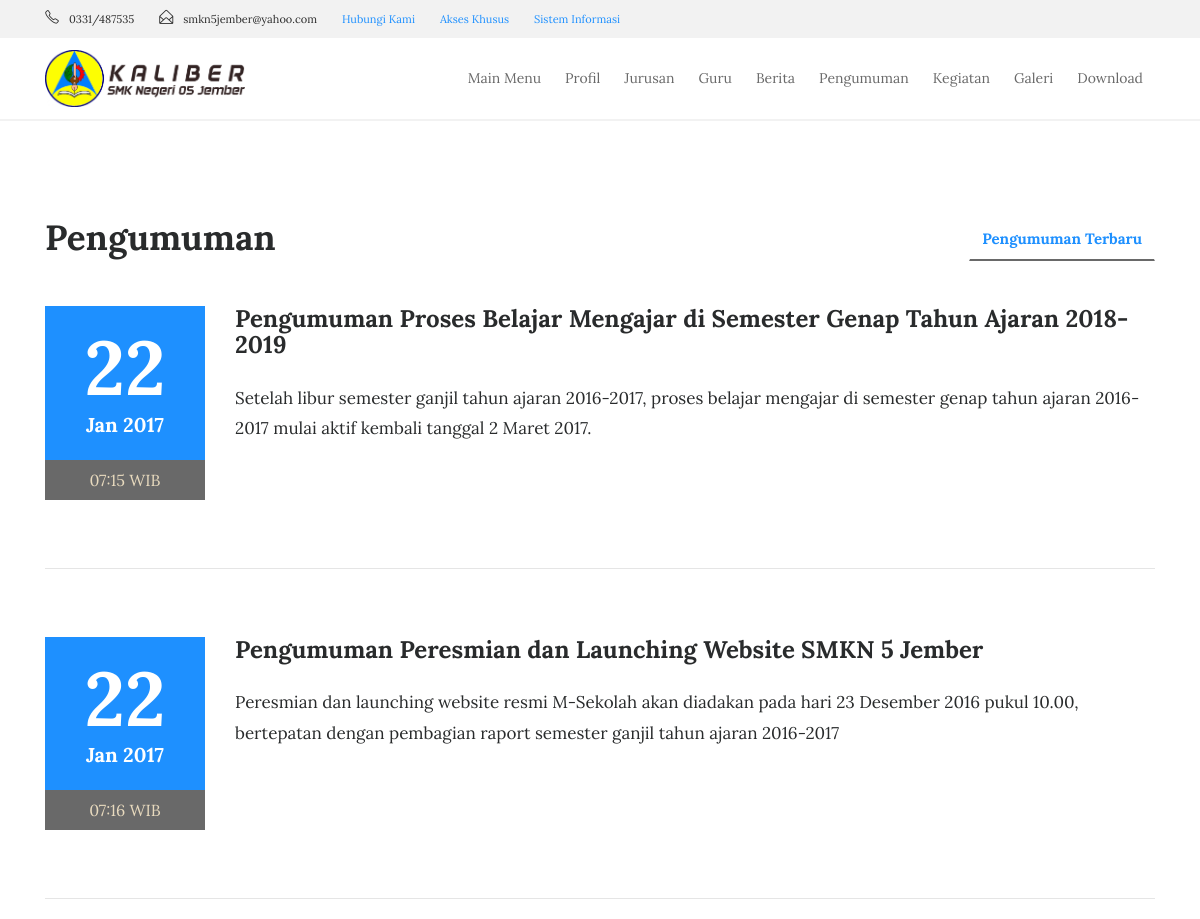
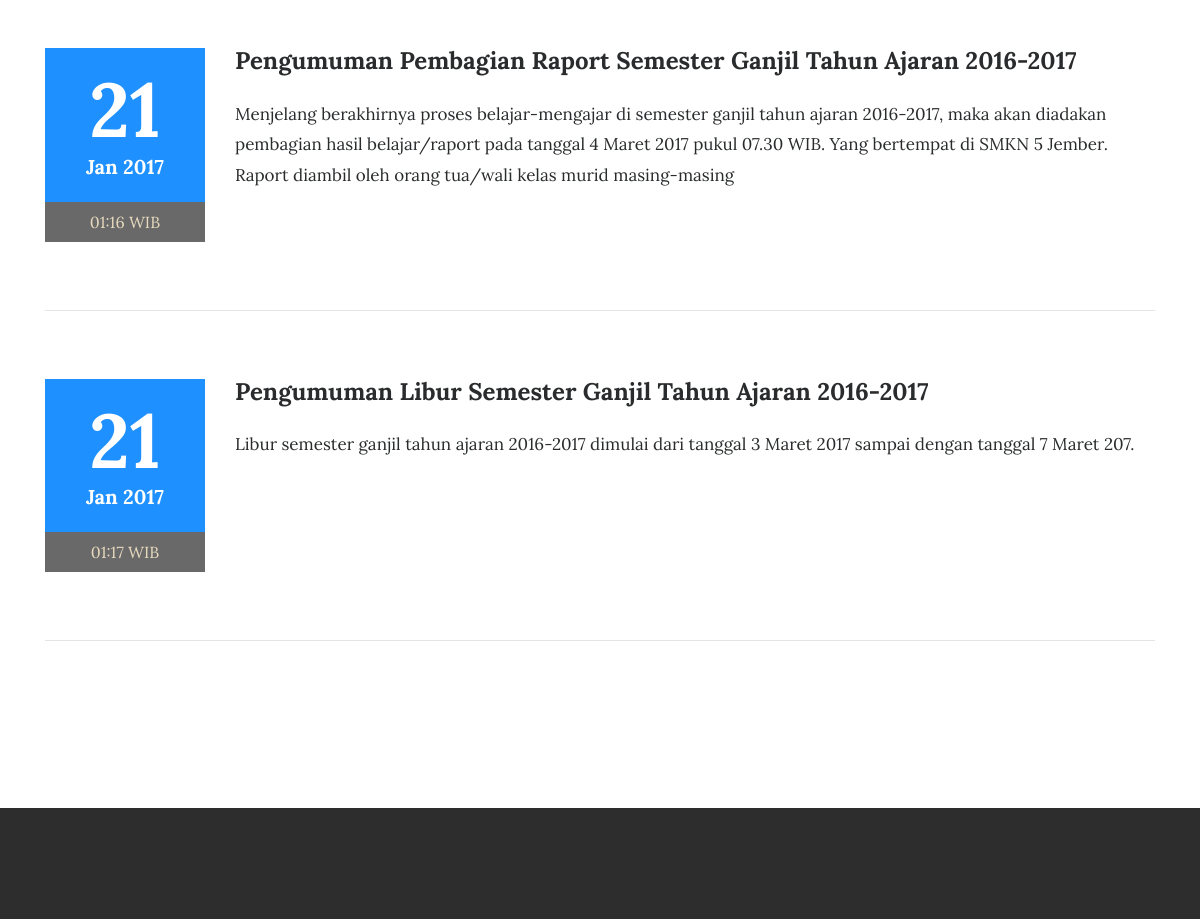
Before: /index.php/pengumuman (upper part) with the older database file (2 pictures, top to bottom).
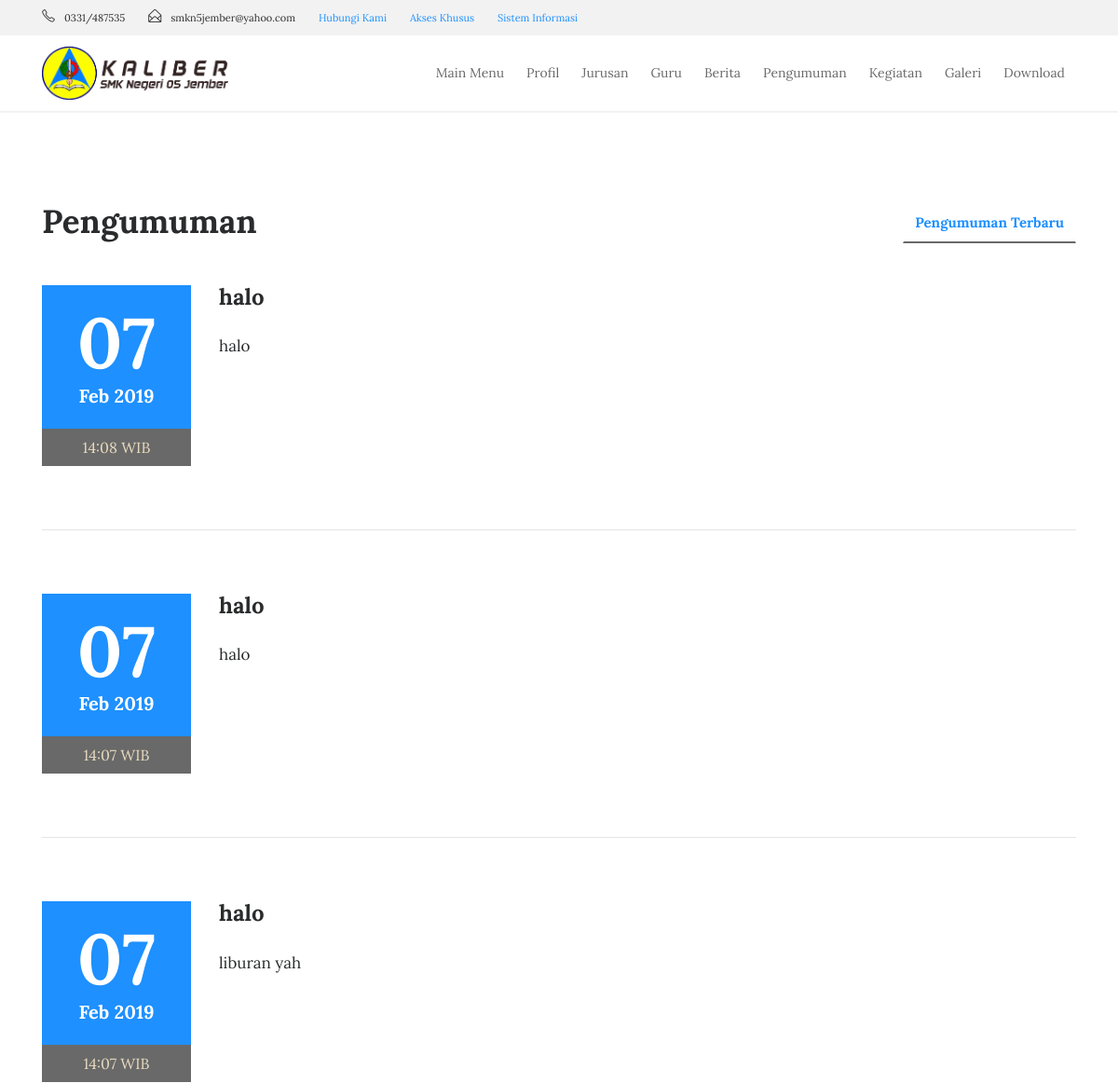
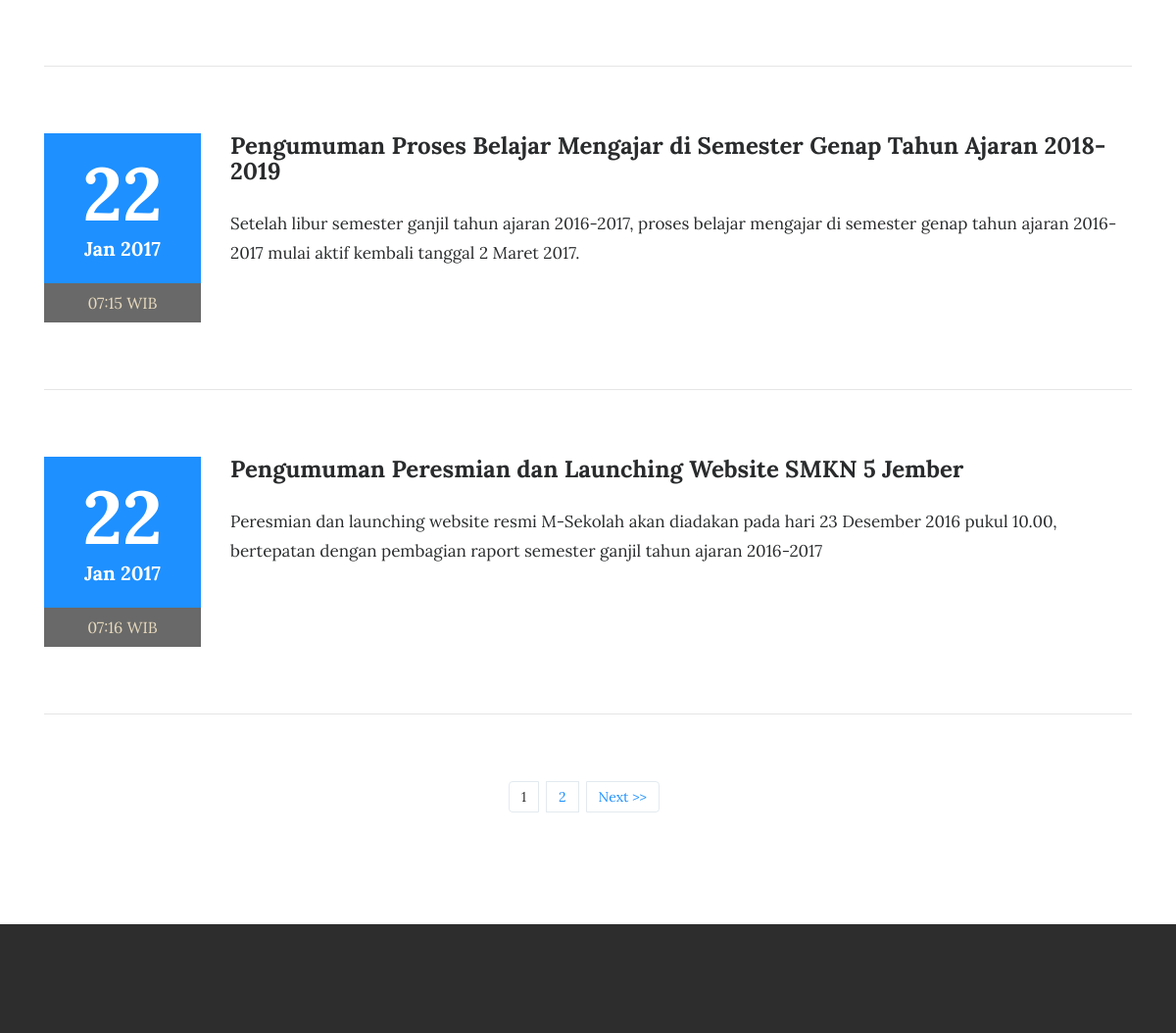
After: the same page with the newer database file (2 pictures, top to bottom).
### tables this page shows
CREATE TABLE `tbl_pengumuman` (
  `pengumuman_id` int(11) NOT NULL,
  `pengumuman_judul` varchar(150) DEFAULT NULL,
  `pengumuman_deskripsi` text,
  `pengumuman_tanggal` timestamp NULL DEFAULT CURRENT_TIMESTAMP,
  `pengumuman_author` varchar(60) DEFAULT NULL
);

### index.php (called while the page is built, shortened)
<?php
require_once BASEPATH.'core/CodeIgniter.php';

### application/models/M_pengumuman.php (called while the page is built, shortened)
<?php
class M_pengumuman extends CI_Model{
	function pengumuman_perpage($offset,$limit){
		$hsl=$this->db->query("SELECT pengumuman_id,pengumuman_judul,pengumuman_deskripsi,pengumuman_tanggal,DATE_FORMAT(pengumuman_tanggal,'%d/%m/%Y') AS tanggal,pengumuman_author FROM tbl_pengumuman ORDER BY pengumuman_id DESC limit $offset,$limit");
		return $hsl;
	}
}

### application/views/depan/v_pengumuman.php (the view, shortened to what this page needs)
<!DOCTYPE html>
<html lang="en">
<head>
    <link rel="stylesheet" href="<?php echo base_url().'theme/css/bootstrap.min.css'?>">
    <link rel="stylesheet" href="<?php echo base_url().'theme/css/font-awesome.min.css'?>">
    <link rel="stylesheet" href="<?php echo base_url().'theme/css/simple-line-icons.css'?>">
    <link rel="stylesheet" href="<?php echo base_url().'theme/css/fullcalendar.min.css'?>" />
    <link rel="stylesheet" href="<?php echo base_url().'theme/css/owl.carousel.min.css'?>">
    <link href="<?php echo base_url().'theme/css/style.css'?>" rel="stylesheet">
</head>
<section class="events">
    <div class="container">
        <div class="row">
            <div class="col-md-4">
                <h2 class="event-title">Pengumuman</h2>
            </div>
            <div class="col-md-8">
                <ul class="nav nav-tabs" role="tablist">
                    <li class="nav-item nav-tab1">
                        <a class="nav-link tab-list active" data-toggle="tab" href="#upcoming-events" role="tab">Pengumuman Terbaru </a>
                    </li>
                </ul>
            </div>
        </div>
        <br>
        <div class="row">
            <div class="tab-content">
                <div class="tab-pane active" id="upcoming-events" role="tabpanel">
                  <?php foreach($data->result() as $row):?>
                    <div class="col-md-12">
                        <div class="row">
                            <div class="col-md-2">
                                <div class="event-date">
                                    <h4><?php echo date("d", strtotime($row->pengumuman_tanggal));?></h4> <span><?php echo date("M Y", strtotime($row->pengumuman_tanggal));?></span>
                                </div>
                                <span class="event-time"><?php echo date("H:i", strtotime($row->pengumuman_tanggal)).' WIB';?></span>
                            </div>
                            <div class="col-md-10">
                                <div class="event-heading">
                                    <h3><?php echo $row->pengumuman_judul;?></h3>
                                    <p><?php echo $row->pengumuman_deskripsi;?></p>
                                </div>
                          </div>
                      </div>
                      <hr class="event-underline">
                  </div>
                <?php endforeach;?>
      <div class="col-md-12 text-center">
        <?php echo $page;?>
    </div>
</div>
</div>
</div>
</div>
</section>

Changed rows visible on the page:
no longer on this page (row unchanged): tbl_pengumuman: pengumuman_tanggal "21", pengumuman_tanggal "Jan 2017", pengumuman_tanggal "01:16", pengumuman_judul "Pengumuman Pembagian Raport Semester Ganjil Tahun Ajaran 2016-2017", pengumuman_deskripsi "Menjelang berakhirnya proses belajar-mengajar di semester ganjil tahun ajaran 2016-2017, maka akan diadakan pembagian hasil belajar/raport pada tanggal 4 Maret 2017 pukul 07.30 WIB. Yang bertempat di SMKN 5 Jember. Raport diambil oleh orang tua/wali kelas murid masing-masing"
no longer on this page (row unchanged): tbl_pengumuman: pengumuman_tanggal "21", pengumuman_tanggal "Jan 2017", pengumuman_tanggal "01:17", pengumuman_judul "Pengumuman Libur Semester Ganjil Tahun Ajaran 2016-2017", pengumuman_deskripsi "Libur semester ganjil tahun ajaran 2016-2017 dimulai dari tanggal 3 Maret 2017 sampai dengan tanggal 7 Maret 207."
added tbl_pengumuman: pengumuman_tanggal "07", pengumuman_tanggal "Feb 2019", pengumuman_tanggal "14:08", pengumuman_judul "halo", pengumuman_deskripsi "halo"
added tbl_pengumuman: pengumuman_tanggal "07", pengumuman_tanggal "Feb 2019", pengumuman_tanggal "14:07", pengumuman_judul "halo", pengumuman_deskripsi "halo"
added tbl_pengumuman: pengumuman_tanggal "07", pengumuman_tanggal "Feb 2019", pengumuman_tanggal "14:07", pengumuman_judul "halo", pengumuman_deskripsi "liburan yah"
Other visible differences:
$page: (not shown) → "1 2 Next >>"
